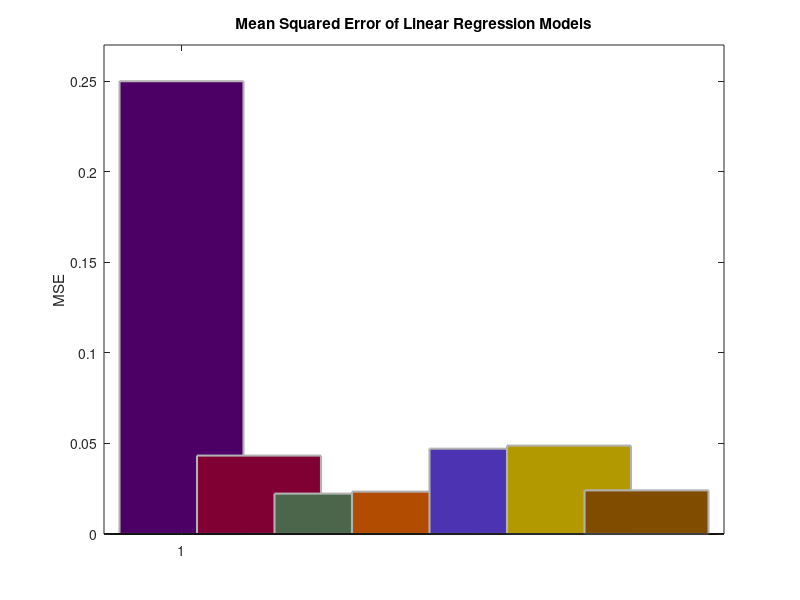

Write the MATLAB code that produced this figure.
%report.m




y = [.25 .0433 .0223 .0234 0.0471 0.0488 0.0241];
x = 1:7;

bar(1,y(1),'FaceColor',[.3 .0 .4],'EdgeColor',[.7 .7 .7],'LineWidth',1.5);
hold on
bar(2,y(2),'FaceColor',[.5 .0 .2],'EdgeColor',[.7 .7 .7],'LineWidth',1.5);
hold on
bar(3,y(3),'FaceColor',[.3 .4 .3],'EdgeColor',[.7 .7 .7],'LineWidth',1.5);
hold on
bar(4,y(4),'FaceColor',[.7 .3 .0],'EdgeColor',[.7 .7 .7],'LineWidth',1.5);
hold on
bar(5,y(5),'FaceColor',[.3 .2 .7],'EdgeColor',[.7 .7 .7],'LineWidth',1.5);
hold on
bar(6,y(6),'FaceColor',[.7 .6 .0],'EdgeColor',[.7 .7 .7],'LineWidth',1.5);
hold on
bar(7,y(7),'FaceColor',[.5 .3 .0],'EdgeColor',[.7 .7 .7],'LineWidth',1.5);
hold on

ylabel('MSE')
ylim([0 .27])
title('Mean Squared Error of Linear Regression Models')